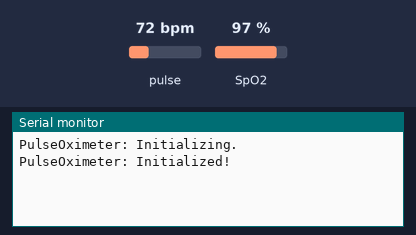
This program was run on a simulated ESP8266 (NodeMCU). Parts: the last lines printed to the serial monitor. Inputs (shaded band) come from the test bench; at power-on: pulse 72 bpm, SpO2 97 %.

Above: at 1.2 s.
1.3 s: pulse set to 42 bpm
At 4.8 s:
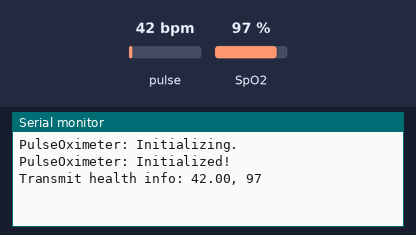
5.7 s: SpO2 set to 80 %
At 6.7 s:
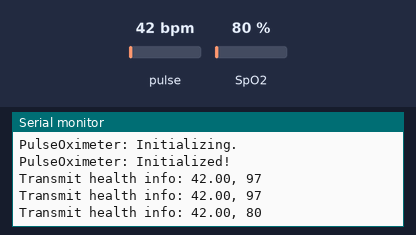
7.2 s: pulse set to 70 bpm
At 8.3 s:
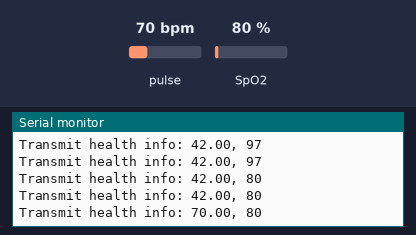

The program:

main.cpp
```cpp
#define BLYNK_TEMPLATE_ID "TMPL6R8kML26F"
#define BLYNK_TEMPLATE_NAME "nhung lam the"
#define BLYNK_AUTH_TOKEN "8lV30Ef0NO2Fp4_RikeukONTXXCnbFZc"

#include <Arduino.h>
#include <ESP8266WiFi.h>
#include <SoftwareSerial.h>
#include <ESP8266HTTPClient.h>
#include <BlynkSimpleEsp8266.h>
#include "MAX30100_PulseOximeter.h"

// ESP8266 -> Arduino: From pin D3 to 6
// Arduino -> ESP8266: From pin 11 to D4

static const uint8_t SerialReceivePin = D5;
static const uint8_t SerialTransmitPin = D6;

PulseOximeter pox;
SoftwareSerial swSerial(SerialReceivePin, SerialTransmitPin, false);

void setup() {
    // Wire.begin();
    Serial.begin(9600);
    swSerial.begin(9600);

    Serial.println("PulseOximeter: Initializing.");
    if (!pox.begin()) {
        Serial.println("PulseOximeter: Initialization failed!");
        for (;;);
    }

    Serial.println("PulseOximeter: Initialized!");

    pox.setIRLedCurrent(MAX30100_LED_CURR_7_6MA);

    pinMode(SerialReceivePin, INPUT);
    pinMode(SerialTransmitPin, OUTPUT);
}

static unsigned long reportTime;

void loop() {
    pox.update();

    if (millis() > reportTime) {
        const float heartRate = pox.getHeartRate();
        const uint8_t spO2 = std::clamp<uint8_t>(pox.getSpO2(), 0, 100);

        if (heartRate != 0 || spO2 != 0) {
            uint8_t buffer[9];
            memcpy(buffer, "HRIF", 4);
            *reinterpret_cast<float*>(buffer + 4) = heartRate;
            buffer[8] = spO2;

            swSerial.write(buffer, sizeof(buffer));
            Serial.println("Transmit health info: " + String(heartRate) + ", " + String(spO2));
        }

        reportTime = millis() + 1000;
    }
}

// const char* wifiSSID = "DESKTOP-5B623ID 9507";
// const char* wifiPassword = "1j63{11X";
//
// WiFiServer server(5912);
// SoftwareSerial swSerial(D2, -1);
//
// void setup() {
//     Serial.begin(9600);
//     swSerial.begin(9600);
//
//     pinMode(D0, OUTPUT);
//     pinMode(D1, OUTPUT);
//     pinMode(D2, INPUT);
//
//     Serial.println("Connecting to Blynk...");
//
//     Blynk.begin(BLYNK_AUTH_TOKEN, wifiSSID, wifiPassword);
//
//     Serial.println("Connected to Blynk.");
// }
//
// void loop() {
//     Blynk.run();
// }
//
// BLYNK_WRITE(V1) {
//     digitalWrite(D1, param.asInt());
// }
```

Measured:
- after the input at 1.3 s, the serial monitor: prints a new line after 2.7 s (image 1)
- after the input at 5.7 s, the serial monitor: prints a new line after 0.31 s (image 2)
- after the input at 7.2 s, the serial monitor: prints a new line after 0.81 s (image 3)
